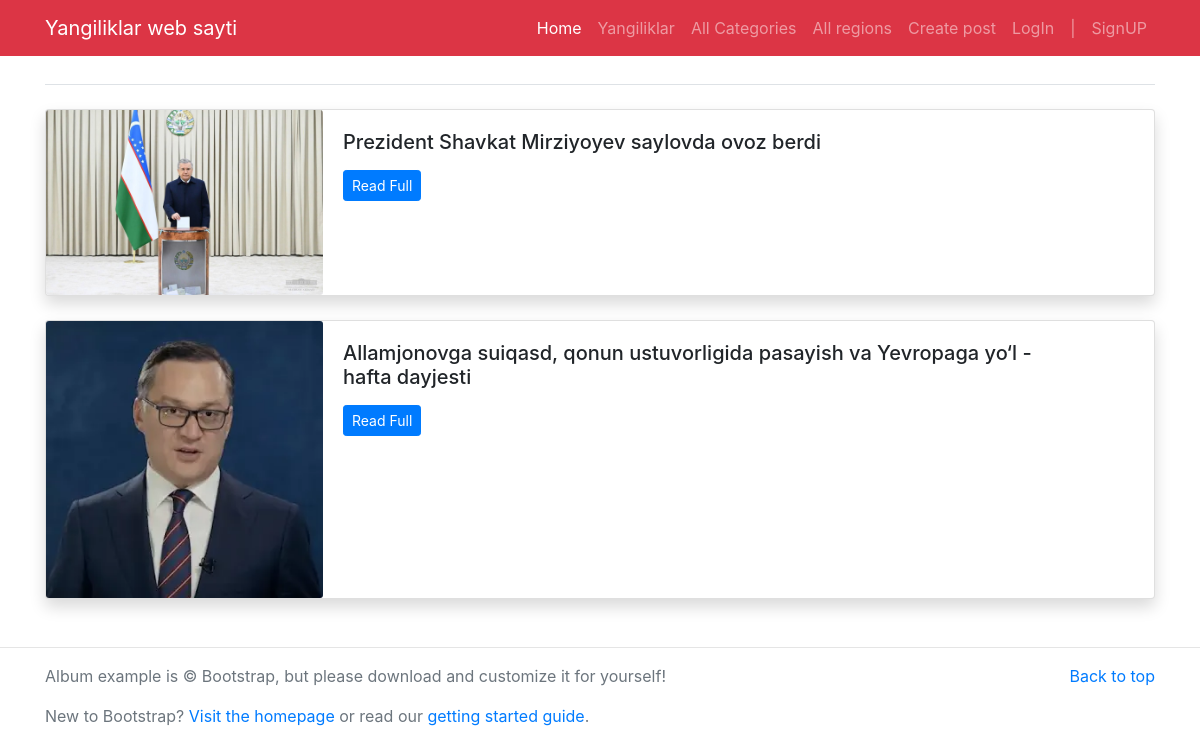
Page /category/2 on the earlier database version.
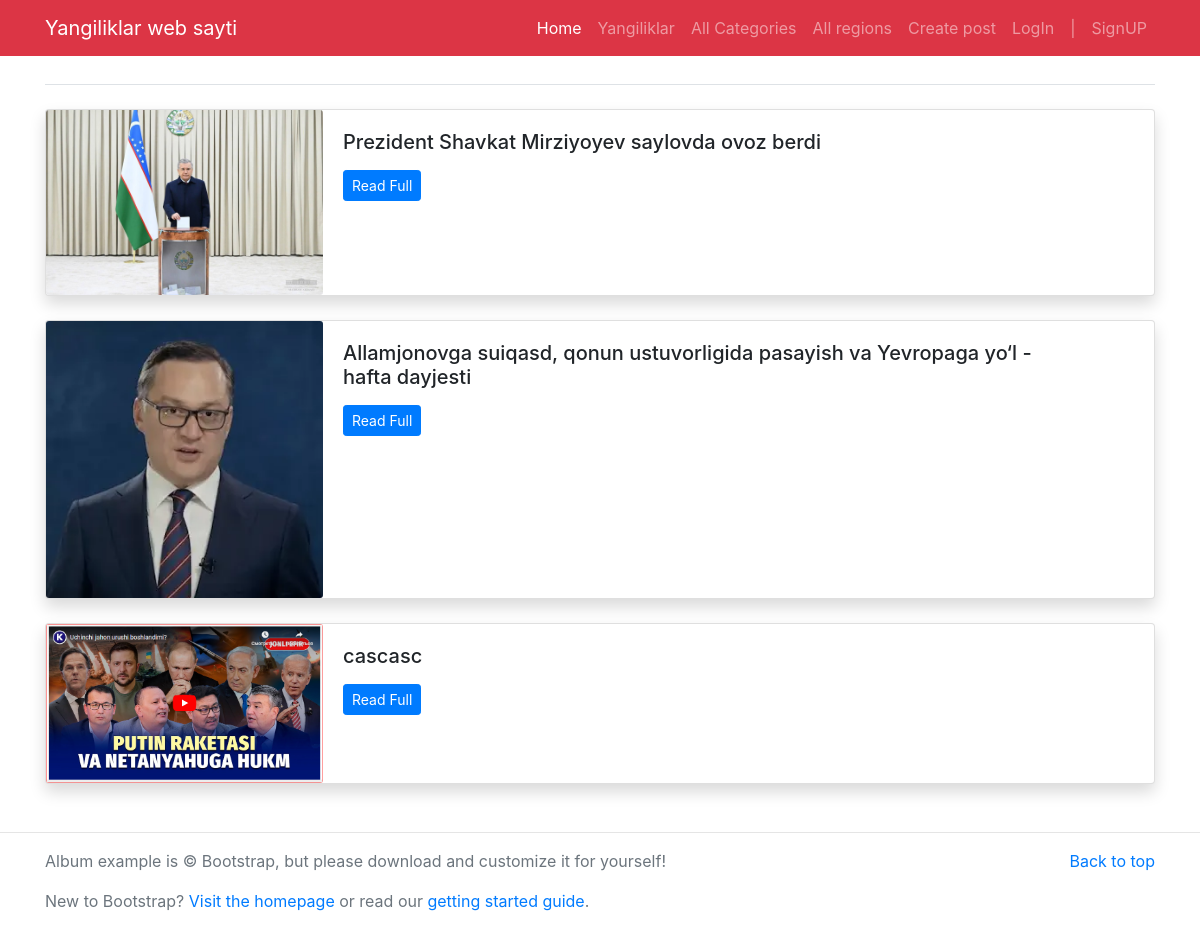
Same page on the later database version.
### News/models.py (models this page shows, shortened)
class New(models.Model):
    category = models.ForeignKey(Category, on_delete=models.CASCADE)
    region = models.ForeignKey(Region, on_delete=models.CASCADE, blank=True, null=True)
    title = models.CharField(max_length=300)
    text = models.TextField()
    image = models.ImageField(upload_to='images/')
    date = models.DateField(auto_now=True)
    author = models.ForeignKey('auth.User', on_delete=models.CASCADE)

### News/views.py (the view)
# urls.py: path('category/<int:id>',category,name='category'),
def category(request,id):
    category=Category.objects.get(id=id)
    news=New.objects.filter(category=category)
    return render(request,'category-news.html',{
        'all_news':news,
        'category':category
    })

### templates/category-news.html (shortened to what this page needs)
{% extends 'base.html' %}
{% block content%}
<main class="container mt-3 mb-5">
	<h3 class="border-bottom pb-1 my-4">{{category.title}}</h3>
    {% for news in all_news %}
	<div class="card mb-4 shadow">
	  <div class="row no-gutters">
	    <div class="col-md-3">
	      <img src="/media/{{news.image}}" class="card-img" alt="{{news.title}}">
	    </div>
	    <div class="col-md-8">
	      <div class="card-body">
	        <h5 class="card-title">{{news.title}}</h5>
	        <p class="card-text"><a href="/detail/{{news.id}}" class="btn btn-sm btn-primary">Read Full</a></p>
	      </div>
	    </div>
	  </div>
	</div>
{% endfor %}
</main>
{% endblock%}

### templates/base.html (shortened to what this page needs)
{% load static %}
<!DOCTYPE html>
<html>
<head>
<link rel="stylesheet" href="https://stackpath.bootstrapcdn.com/bootstrap/4.3.1/css/bootstrap.min.css">
</head>
<body>
	<nav class="navbar navbar-expand-lg navbar-dark bg-danger">
		<div class="container">
		  <a class="navbar-brand" href="/"> Yangiliklar web sayti </a>
		  <div class="collapse navbar-collapse" id="navbarNav">
		    <ul class="navbar-nav ml-auto">
		      <li class="nav-item active">
		        <a class="nav-link" href="{% url 'home' %}">Home</a>
		      </li>
		      <li class="nav-item">
				 <a class="nav-link" href="{% url 'all_news' %}">Yangiliklar</a>
		      </li>
		      <li class="nav-item">
		        <a class="nav-link" href="{% url 'all-category' %}">All Categories</a>
		      </li>
			  <li class="nav-item">
		        <a class="nav-link" href="{% url 'all-region' %}">All regions</a>
		      </li>
			  <li class="nav-item">
		        <a class="nav-link" href="{% url 'create_post' %}">Create post</a>
		      </li>
			  <li class="nav-item">
				{% if user.is_authenticated %}
				  	<a class="nav-link" href="">Xush kelibsiz {{user.username}}</a>
			      <li>
				  	<a class="nav-link" href="{% url 'logout' %}">LogOut</a>
				  </li>
		    	  {% else %}
				  	<li><a class="nav-link" href="{% url 'login' %}">LogIn </a></li>
					<li><a class="nav-link" href=""> | </a></li>
					<li><a class="nav-link" href="{% url 'signup' %}">SignUP</a> </li>
				  {% endif %}
		      </li>
		    </ul>
		  </div>
	  	</div>
	</nav>
{% block content %}
{% endblock%}
    <hr/>
<footer class="text-muted">
  <div class="container">
    <p class="float-right">
      <a href="{% url 'home' %}">Back to top</a>
    </p>
    <p>Album example is &copy; Bootstrap, but please download and customize it for yourself!</p>
    <p>New to Bootstrap? <a href="https://getbootstrap.com/">Visit the homepage</a> or read our <a href="/docs/4.5/getting-started/introduction/">getting started guide</a>.</p>
  </div>
</footer>
</body>
</html>

Differences in the rows shown:
added New: image (picture), title "cascasc"
